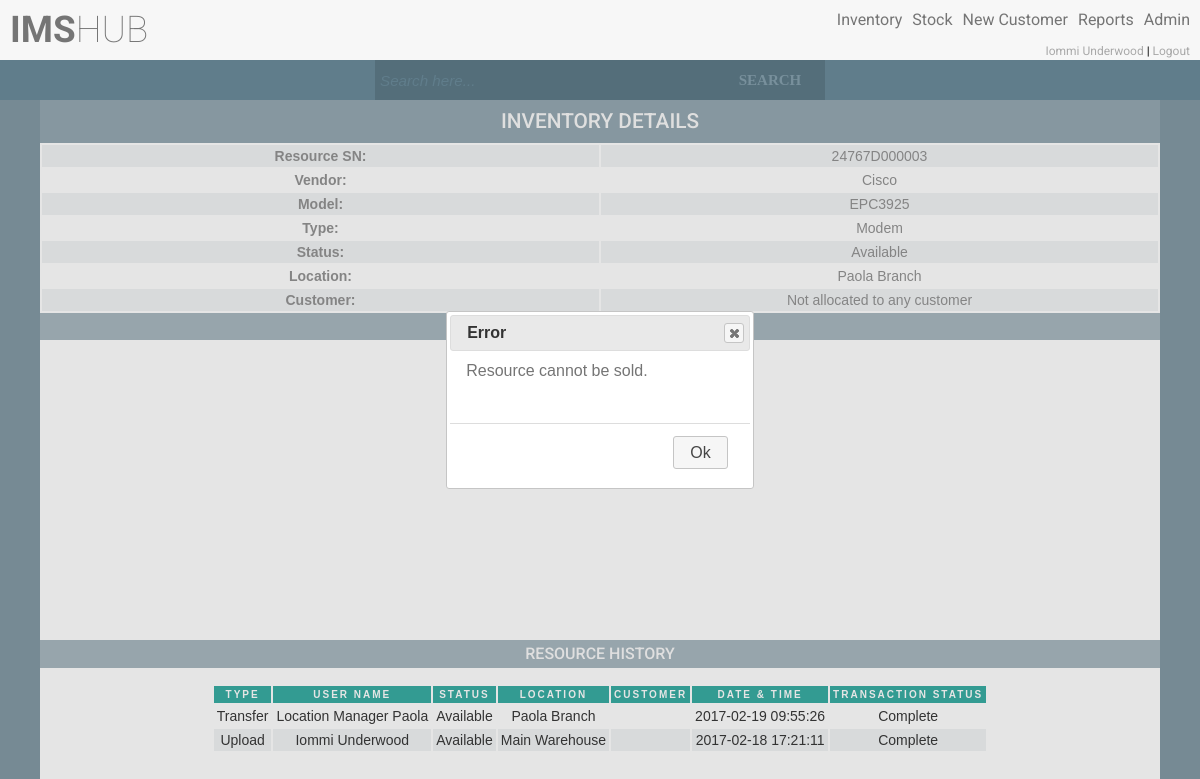
The page /viewInventoryDetails.php?id=64&cannotBeSold (signed in) on the database its author committed.
### tables this page shows
CREATE TABLE `users` (
  `uid` int(11) NOT NULL AUTO_INCREMENT,
  `name` varchar(50) NOT NULL,
  `surname` varchar(50) NOT NULL,
  `email` varchar(50) NOT NULL,
  `username` varchar(30) NOT NULL,
  `password` varchar(100) NOT NULL,
  `salt` varchar(32) NOT NULL,
  `user_type_id` int(11) NOT NULL,
  `user_status_id` int(11) NOT NULL,
  `resource_location_id` int(11) DEFAULT NULL,
  PRIMARY KEY (`uid`),
  UNIQUE KEY `uq_email` (`email`),
  UNIQUE KEY `uq_username` (`username`),
  KEY `fk_user_type_id` (`user_type_id`),
  KEY `fk_user_status_id` (`user_status_id`),
  CONSTRAINT `fk_user_status_id` FOREIGN KEY (`user_status_id`) REFERENCES `user_statuses` (`user_status_id`),
  CONSTRAINT `fk_user_type_id` FOREIGN KEY (`user_type_id`) REFERENCES `user_types` (`user_type_id`)
);

CREATE TABLE `resources` (
  `resource_id` int(11) NOT NULL AUTO_INCREMENT,
  `resource_unique_value` varchar(50) NOT NULL,
  `resource_model_id` int(11) NOT NULL,
  `resource_type_id` int(11) NOT NULL,
  `voucher_value_id` int(11) DEFAULT NULL,
  `resource_status_id` int(11) NOT NULL,
  `resource_location_id` int(11) NOT NULL,
  `customer_account_id` int(11) DEFAULT NULL,
  `last_transaction_id` int(11) DEFAULT NULL,
  `resource_latitude` float(10,6) DEFAULT NULL,
  `resource_longitude` float(10,6) DEFAULT NULL,
  `last_update_user` int(11) NOT NULL,
  PRIMARY KEY (`resource_id`),
  UNIQUE KEY `resource_unique_value_UNIQUE` (`resource_unique_value`),
  KEY `fk_resource_status_id` (`resource_status_id`),
  KEY `fk_resource_type_id` (`resource_type_id`),
  KEY `fk_resource_location_id` (`resource_location_id`),
  KEY `fk_customer_account_id` (`customer_account_id`),
  KEY `fk_resource_model_id` (`resource_model_id`),
  KEY `fk_voucher_value_id` (`voucher_value_id`),
  KEY `fk_last_transaction_id` (`last_transaction_id`),
  KEY `ix_resource_unique_value` (`resource_unique_value`),
  CONSTRAINT `fk_customer_account_id` FOREIGN KEY (`customer_account_id`) REFERENCES `customer_accounts` (`customer_account_id`),
  CONSTRAINT `fk_last_transaction_id` FOREIGN KEY (`last_transaction_id`) REFERENCES `transactions` (`transaction_id`),
  CONSTRAINT `fk_resource_location_id` FOREIGN KEY (`resource_location_id`) REFERENCES `resource_locations` (`resource_location_id`),
  CONSTRAINT `fk_resource_model_id` FOREIGN KEY (`resource_model_id`) REFERENCES `resource_models` (`resource_model_id`),
  CONSTRAINT `fk_resource_status_id` FOREIGN KEY (`resource_status_id`) REFERENCES `resource_statuses` (`resource_status_id`),
  CONSTRAINT `fk_voucher_value_id` FOREIGN KEY (`voucher_value_id`) REFERENCES `voucher_values` (`voucher_value_id`)
);

CREATE TABLE `resource_brands` (
  `resource_brand_id` int(11) NOT NULL AUTO_INCREMENT,
  `resource_brand` varchar(50) NOT NULL,
  PRIMARY KEY (`resource_brand_id`),
  UNIQUE KEY `uq_resource_brand` (`resource_brand`)
);

CREATE TABLE `resource_types` (
  `resource_type_id` int(11) NOT NULL AUTO_INCREMENT,
  `resource_type` varchar(50) NOT NULL,
  PRIMARY KEY (`resource_type_id`),
  UNIQUE KEY `uq_resource_type` (`resource_type`)
);

CREATE TABLE `resource_statuses` (
  `resource_status_id` int(11) NOT NULL AUTO_INCREMENT,
  `resource_status` varchar(50) NOT NULL,
  PRIMARY KEY (`resource_status_id`),
  UNIQUE KEY `uq_resource_status` (`resource_status`)
);

CREATE TABLE `resource_locations` (
  `resource_location_id` int(11) NOT NULL AUTO_INCREMENT,
  `resource_location_name` varchar(50) NOT NULL,
  `resource_location_description` varchar(200) NOT NULL,
  `resource_location_type_id` int(11) NOT NULL,
  `latitude` float(10,6) DEFAULT NULL,
  `longitude` float(10,6) DEFAULT NULL,
  PRIMARY KEY (`resource_location_id`),
  UNIQUE KEY `uq_resource_location_name` (`resource_location_name`),
  UNIQUE KEY `uq_resource_location_description` (`resource_location_description`),
  KEY `fk_resource_location_type_id` (`resource_location_type_id`),
  CONSTRAINT `fk_resource_location_type_id` FOREIGN KEY (`resource_location_type_id`) REFERENCES `resource_location_types` (`resource_location_type_id`)
);

### classes/inventory.php (the view, shortened to what the rows shown need)
<?php
class inventory
{
    private $_db,
        $_data;
    public function __construct($user = null)
    {
        $this->_db = db::getInstance();
    }
            ?>
        <?php
    public function getInventoryDetails($resourceId)
    {
        $sql = "SELECT
                    r.resource_id,
                    r.resource_unique_value,
                    rb.resource_brand,
                    CONCAT(rm.resource_model,
                            ' ',
                            IFNULL(r.voucher_value_id, '')) AS model,
                    rt.resource_type,
                    rs.resource_status,
                    rl.resource_location_name,
                    r.customer_account_id,
                    r.resource_latitude,
                    r.resource_longitude
                FROM
                    ims.resources r
                        INNER JOIN
                    ims.resource_models rm ON r.resource_model_id = rm.resource_model_id
                        INNER JOIN
                    ims.resource_brands rb ON rm.resource_brand_id = rb.resource_brand_id
                        INNER JOIN
                    ims.resource_types rt ON r.resource_type_id = rt.resource_type_id
                        INNER JOIN
                    ims.resource_statuses rs ON r.resource_status_id = rs.resource_status_id
                        INNER JOIN
                    ims.resource_locations rl ON r.resource_location_id = rl.resource_location_id
                where r.resource_id = {$resourceId}";
        $get = $this->_db->query($sql);
        if (!$get->count()) {
            echo 'could not get data';
        } else {
            foreach ($get->results() as $i) {
                $customer = 'Not allocated to any customer';
                $latitude = null;
                $longitude = null;
                $resourceUniqueValue = escape($i->resource_unique_value);
                $resourceBrand = escape($i->resource_brand);
                $resourceModel = escape($i->model);
                $resourceType = escape($i->resource_type);
                $resourceStatus = escape($i->resource_status);
                $resourceLocation = escape($i->resource_location_name);
                if (isset($i->resource_latitude)) {
                    $latitude = escape($i->resource_latitude);
                }
                if (isset($i->resource_longitude)) {
                    $longitude = escape($i->resource_longitude);
                }
                ?>
                <div class="separator">
                    <h1>Inventory Details</h1>
                </div>
                <table class="ctable">
                    <tr>
                        <td><b>Resource SN: </b></td>
                        <td><?php echo $resourceUniqueValue; ?></td>
                    </tr>
                    <tr>
                        <td><b>Vendor: </b></td>
                        <td><?php echo $resourceBrand; ?></td>
                    </tr>
                    <tr>
                        <td><b>Model: </b></td>
                        <td><?php echo $resourceModel; ?></td>
                    </tr>
                    <tr>
                        <td><b>Type: </b></td>
                        <td><?php echo $resourceType; ?></td>
                    </tr>
                    <tr>
                        <td><b>Status: </b></td>
                        <td><?php echo $resourceStatus; ?></td>
                    </tr>
                    <tr>
                        <td><b>Location: </b></td>
                        <td><?php echo $resourceLocation; ?></td>
                    </tr>
                    <tr>
                        <td><b>Customer: </b></td>
                        <td><?php echo $customer; ?></td>
                    </tr>
                </table>
                <?php
                if ($latitude == null && $longitude == null) {
                } else {
                    if ($latitude == 0.000000 and $longitude == 0.000000) {
                    } elseif ($latitude !== 0.000000 and $longitude !== 0.000000) {
                        ?>
                        <div class="separator">
                            <h2>Resource Map Location</h2>
                        </div>
                        <div id="map"></div>
                        <?php
                    }
                }
            }
        }
    }
    public function getResourceHistory($resourceId)
    {
        ?>
        <div class="separator">
            <h2>Resource History</h2>
        </div>
        <?php
        $sql = "SELECT
                    t.transaction_id,
                    CONCAT(u.name, ' ', u.surname) as fullName,
                    rs.resource_status,
                    rl.resource_location_name,
                    t.customer_account_id,
                    t.initiation_timestamp,
                    tt.transaction_type,
                    ts.transaction_status
                FROM
                    ims.transactions t
                        INNER JOIN
                    ims.users u ON t.uid = u.uid
                        INNER JOIN
                    ims.resources r ON t.resource_id = r.resource_id
                        INNER JOIN
                    ims.resource_statuses rs ON t.resource_status_id = rs.resource_status_id
                        INNER JOIN
                    ims.resource_locations rl ON t.resource_location_id = rl.resource_location_id
                        INNER JOIN
                    ims.transaction_types tt ON t.transaction_type_id = tt.transaction_type_id
                        INNER JOIN
                    ims.transaction_statuses ts ON t.transaction_status_id = ts.transaction_status_id
                WHERE
                    t.resource_id = {$resourceId}
                ORDER BY t.transaction_id DESC";
        $get = $this->_db->query($sql);
        if (!$get->count()) {
        } else {
            ?>
            <div class="center-table">
                <table>
                    <tr>
                        <th>Type</th>
                        <th>User Name</th>
                        <th>Status</th>
                        <th>Location</th>
                        <th>Customer</th>
                        <th>Date & Time</th>
                        <th>Transaction Status</th>
                    </tr>
                </table>
            </div>
            <?php
        }
    }
    public function getInventoryOptions($resourceId)
    {
        $sql = "select
                    r.resource_id,
                    r.resource_unique_value,
                    r.resource_type_id,
                    rs.resource_status_id,
                    rl.resource_location_id,
                    rl.resource_location_type_id,
                    r.customer_account_id,
                    rm.sell,
                    rm.install
                FROM
                    ims.resources r
                        LEFT JOIN
                    ims.resource_models rm ON r.resource_model_id = rm.resource_model_id
                        LEFT JOIN
                    ims.resource_statuses rs ON r.resource_status_id = rs.resource_status_id
                        LEFT JOIN
                    ims.resource_locations rl ON r.resource_location_id = rl.resource_location_id
                where r.resource_id like '$resourceId'";
        $get = $this->_db->query($sql);
    }
}

### header.php (shortened to what the rows shown need)
<?php
$user = new user();
if ($user->isLoggedIn()) {
    $name = escape($user->data()->name);
    $surname = escape($user->data()->surname);
    ?>
    <!DOCTYPE html>
    <html>
    <head>
        <link rel='stylesheet prefetch'
              href='http://ajax.googleapis.com/ajax/libs/jqueryui/1.11.2/themes/smoothness/jquery-ui.css'>
        <link rel="stylesheet" href="//code.jquery.com/ui/1.12.1/themes/base/jquery-ui.css">
        <link rel="stylesheet" href="css/style.css">
    </head>
    <body>
    <div class="width-height">
        <div class="fixheader">
            <div class="header">
                <div class="logo">
                    <?php
                    if ($user->hasPermission('access') || $user->hasPermission('allAccess')) {
                        echo '<h1 class="header-heading"><a href="main.php"><strong>IMS</strong>HUB</a></h1>';
                    }
                    ?>
                </div>
                <div class="menu">
                    <ul class="nav">
                        <?php
                        if ($user->hasPermission('access') || $user->hasPermission('allAccess')) {
                            echo '<br><div  class="user">
                                    <a href="profile.php">' . $name . ' ' . $surname . '</a>
                                    |
                                    <a href="logout.php">Logout</a>
                                  </div>';
                        }
                        ?>
                    </ul>
                </div>
            </div>
        </div>
    </body>
    </html>
    <?php
} else {
    $hash = new hash();
    redirect::to('index.php?' . hash::sha256('nologin' . $hash->getSalt()));
}
?>

### rows shown on the page
users: name "Iommi", surname "Underwood"
resources: resource_unique_value "24767D000003", resource_brands.resource_brand "Cisco", resourceModel "EPC3925", resource_type.resource_type "Modem", resource_status.resource_status "Available", resource_location.resource_location_name "Paola Branch", customer "Not allocated to any customer"

### other values the page prints
$transactionType "Transfer"
$fullName "Location Manager Paola"
$resourceStatus "Available"
$resourceLocation "Paola Branch"
$timestamp "2017-02-19 09:55:26"
$transactionStatus "Complete"
$transactionType "Upload"
$fullName "Iommi Underwood"
$resourceLocation "Main Warehouse"
$timestamp "2017-02-18 17:21:11"
